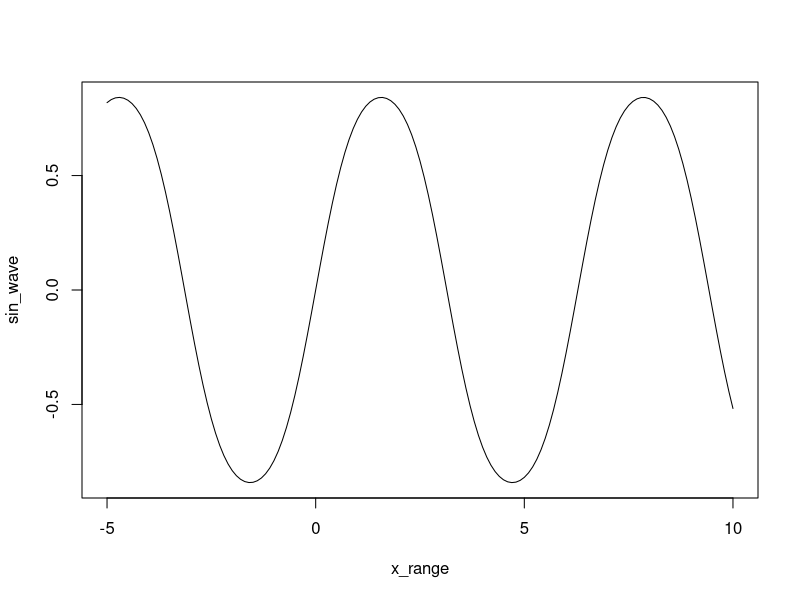

Here is the R script that generated this plot:
## ---- chunk 1
knitr::opts_chunk$set(echo = TRUE)
## ---- chunk 2
n <- 10:49 # Creates vector n with numbers 10 to 49
length(n) # Shows the length of the vector
n + 1 # Adds 1 to each element in n

m <- 10:1        # Creating a vector using the colon (:) operator
m <- seq(10 , 1) # Creating a vector using seq()

n - m # Subtracts vector m from n

## ---- chunk 3
x_range <- seq(-5, 10, by = .1) # Creates a vector, x_range, with numbers -5 to 10 in increments of .1
sin_wave <- sin(sin(x_range))   # Creates a vector, sin_wave, that runs the sin() function on each x_range and stores it

plot(x_range, sin_wave, type = "l") # Displays a plot of sin_wave vs x_range
## ---- chunk 4
first_nums <- 40:50 # Creates a vector, first_nums, that contains the numbers 40 through 50
next_nums <- seq(51, 60) # Creates a vector, next_nums, that contains the numbers 51 through 60

combined_nums <- c(first_nums, next_nums) # Combines both vectors into one called combined_nums

combined_nums[7] # Indexes the 7th element in combined_nums
combined_nums[5:8] # Indexes the 5th to the 8th elements in combined_nums

first_three <- combined_nums[1:3] # Creates a vector that gets the first three elements of combined_nums
last_three <- combined_nums[seq(length(combined_nums)- 2 , length(combined_nums))] # Creates a vector that gets the last three elements of combined_nums

new_nums <- c(first_three, last_three)# Combines both vectors into new_nums
new_nums # Outputs the vector with the first three and last three elements

## ---- chunk 5
x <- c(3.2, NA, 4.1, 5.0, NA, 2.8) # Vector with pre-set values
is.na(x) # Displays if each element is True or False
x_no_na <- x[!is.na(x)] # Removes all the NA from the list

x_mean <- sum(x_no_na)/length(x_no_na) # Gets the mean of the non-NA values
x_replaced_na <- x # Creates a new vector to replace NA values with mean
x_replaced_na[is.na(x)] <- x_mean # Replaces NA values with mean
x_replaced_na # Displays new vector
## ---- chunk 6
grades <- c(99,  77, 100,  91,  87,  72,  82,  94,  81) # Grades vector from class
is_a <- grades >= 90 # Boolean list of grades that are A's

grades[is_a] # Displays all A's
which(is_a) # Displays the index of the A's
length(grades[is_a]) # Outputs the number of A's
sum(is_a) # Outputs the number of A's

## ---- chunk 7
set.seed(2401) # Sets seed for randomization

rolls <- sample(1:6, size = 200, replace = TRUE) # Simulates 200 rols of a 6-sided dice
counts <- table(rolls) # Counts how many times each face appears
counts # Outputs counts

props <- counts/length(rolls) # Converts counts to proportions
props # Outputs the proportions

## ---- chunk 8
roll_die <- function() { # Function simulates rolling a 6-sided die
  return(sample(1:6,size = 1)) # Outputs a random die roll
}
roll_die() # Runs function
## ---- chunk 9
roll_two_die <- function() { # Function simulates rolling two 6-sided die
  return( sum(sample(1:6, size = 2, replace = TRUE)) ) # Outputs the two random die rolls
}
roll_two_die() # Runs function

## ---- chunk 10
# Your one-roll function goes here

name_roll <- function(name1, name2) { # Function takes two names and simulates one die roll each and outputs the winner

roll_1 <- roll_die() # Rolls once for player 1
roll_2 <- roll_die() # Rolls once for player 2

# Outputs winner from both rolls
if (roll_1 > roll_2) 
  return(name1)
if (roll_2 > roll_1) 
  return(name2)
  
# Rolls dice again if results are tie
roll_1 <- roll_die()
roll_2 <- roll_die()
  
# Outputs winner from both rolls
if (roll_1 > roll_2) return(name1)
if (roll_2 > roll_1) return(name2)

return("draw") # Outputs draw message if tie happens a second time
}

name_roll("Sam", "John")

## ---- chunk 11
name_roll_15 <- function(name1, name2) { # Function takes two names and simulates one die roll each and outputs the winner

p1 <- sample(1:6, size = 15, replace = TRUE) # Rolls once for player 1
p2 <- sample(1:6, size = 15, replace = TRUE) # Rolls once for player 2

# Vector logic for wins and ties
p1_wins <- p1 > p2 
p2_wins <- p2 > p1 
ties <- p1 == p2 

print(paste(name1, "wins:", sum(p1_wins))) # Displays how many times p1 wins
print(paste(name2, "wins:", sum(p2_wins)))# Displays how many times p2 wins
print(paste("Ties:", sum(ties))) # Displays how many player tied

# Outputs winner
if (sum(p1_wins) > sum(p2_wins)) 
  return(name1)
else if (sum(p2_wins) > sum(p1_wins)) 
  return(name2)
else
  return("draw") # Outputs draw message if neither player has more wins than the other
}

name_roll_15("Sam", "John")
## ---- chunk 12
# Your "cheating" function goes here
name_roll_15_cheating <- function(name1, name2) { # Function takes two names and simulates one die roll each and outputs the winner

weighted_die <- c(0.05, 0.05, 0.05, 0.25, 0.30, 0.30) # Changes the probability to roll high

p1 <- sample(1:6, size = 15, replace = TRUE, prob = weighted_die) # Rolls once for player 1
p2 <- sample(1:6, size = 15, replace = TRUE) # Rolls once for player 2

# Vector logic for wins and ties
p1_wins <- p1 > p2 
p2_wins <- p2 > p1 
ties <- p1 == p2 

print(paste(name1, "wins:", sum(p1_wins))) # Displays how many times p1 wins
print(paste(name2, "wins:", sum(p2_wins)))# Displays how many times p2 wins
print(paste("Ties:", sum(ties))) # Displays how many player tied

# Outputs winner
if (sum(p1_wins) > sum(p2_wins)) 
  return(name1)
else if (sum(p2_wins) > sum(p1_wins)) 
  return(name2)
else
  return("draw") # Outputs draw message if neither player has more wins than the other
}

name_roll_15("Sam", "John")
